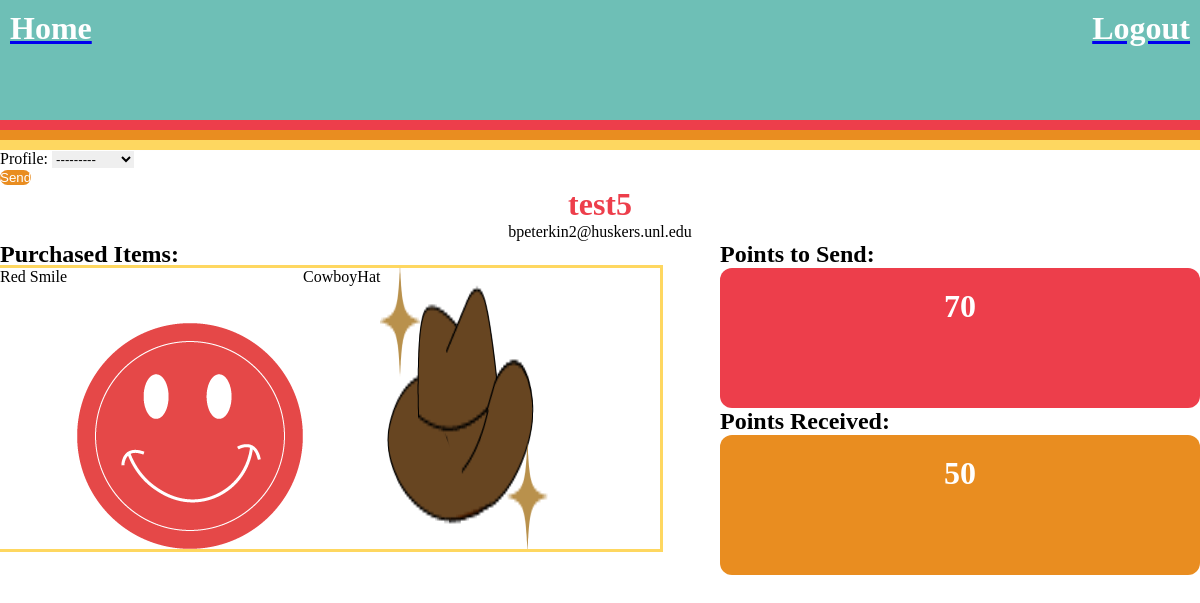
The app's page /profile/ (signed in) with its own data.
### base/models.py (models this page shows, shortened)
class PurchaseItem(models.Model):
    item = models.ForeignKey(StoreItem, on_delete=models.CASCADE, related_name='+')
    user = models.ForeignKey(User, on_delete=models.CASCADE, related_name='+')
    updated = models.DateTimeField(auto_now=True)
    created = models.DateTimeField(auto_now_add=True)
    class Meta:
        ordering = ['-created']
    def __str__(self):
        return str(self.item)

class StoreItem(models.Model):
    name = models.CharField(max_length=50)
    image = models.ImageField()
    updated = models.DateTimeField(auto_now=True)
    created = models.DateTimeField(auto_now_add=True)
    cost = models.IntegerField()
    timesPurchased = models.IntegerField(default=0)
    class Meta:
        ordering = ['-timesPurchased']
    def __str__(self):
        return self.name

class Profile(models.Model):
    profilePic = models.ImageField(null=True, blank=True)
    user = models.OneToOneField(User, null=True, blank=True, on_delete=models.CASCADE)
    email = models.EmailField(null=True, blank=True)
    notificationsOn = models.BooleanField(default=True)
    privacyOn = models.BooleanField(default=False)
    pointsToSend = models.IntegerField(default=100)
    pointsReceived = models.IntegerField(default=0)
    updated = models.DateTimeField(auto_now=True)
    created = models.DateTimeField(auto_now_add=True)
    lastMessageSent = models.DateTimeField(auto_now_add=True)
    class Meta:
        ordering = ['-pointsReceived']
    def __str__(self):
        return str(self.user)

### base/views.py (the view, shortened to what this page needs)
# urls.py: path('profile/', views.profile, name="profile"),
@login_required(login_url='login')
def profile(request):
    form = ProfileForm()
    user = request.user
    inventory = PurchaseItem.objects.filter(user=request.user.id)
    print(str(inventory))
    context = {'user': user,'inventory':inventory,'form':form}
    return render(request, 'base/profile.html', context)

### base/forms.py
class ProfileForm(ModelForm):
    def __init__(self,*args,**kwargs):
        super (ProfileForm,self ).__init__(*args,**kwargs)
        self.fields['profile'].queryset = Profile.objects.filter(privacyOn=False)
    class Meta:
        model = PublicProfile
        fields = ['profile']

### base/templates/base/profile.html (shortened to what this page needs)
{% extends 'main.html' %} {% block content %}
<div>
    <form method="POST" action="">
        {% csrf_token %} {{form.as_p}}
        <input type="submit" value="Send" style="color: white; border-radius: 12px; background-color: #E98D20;" />
    </form>
    <h1 style="text-align:center; color: #ED3E4B; ">{{user.username}}</h1>
    <p style="text-align: center;">{{user.email}}</p>
</div>
<div style="display: flex; flex-direction: columns;">
    <div style="width: 60vw;">
        <h2>Purchased Items:</h2>
        <div class="backpack" style="width: 55vw">
            {% for purchasedItem in inventory %}
            <p style="color:black;">{{purchasedItem.item}}</p>
            {% load static %}
            <img src="{% static purchasedItem.item.image %}" alt="{{item.name}}"> {% endfor %}
        </div>
    </div>
    <div style="width: 40vw;">
        <div style="display: flex; flex-direction: row;">
            <h2>Points to Send:</h2>
        </div>
        <div class="sPoints">
            <div class="item">
                <h1 style="color: white; text-align: center;">{{request.user.profile.pointsToSend}}</h1>
            </div>
        </div>
        <div style="display: flex; flex-direction: row;">
            <h2>Points Received:</h2>
        </div>
        <div class="rPoints">
            <div class="item">
                <h1 style="color: white; text-align: center;">{{request.user.profile.pointsReceived}}</h1>
            </div>
        </div>
    </div>
</div>
{% endblock content %}

### templates/main.html (style rules this page uses)
body { height: 100%; }

### templates/navbar.html (style rules this page uses)
.item { flex-grow: 1; height: 100px; color: white; text-decoration: none; align-items: center; justify-content: space-between; }

### base/templates/base/profile.html (style rules this page uses)
* { margin: 0; padding: 0; border: 0; }
.backpack { display: flex; outline-color: #FED760; outline-style: solid; width: 55vw }
.sPoints { display: flex; background: #ED3E4B; padding: 20px; border-radius: 12px; }
.rPoints { display: flex; background: #E98D20; padding: 20px; border-radius: 12px; }
.item { flex-grow: 1; height: 100px; color: white; }

### records on screen
PurchaseItem: item "Red Smile", item.image (picture)
PurchaseItem: item "CowboyHat", item.image (picture)

### other values on screen
{{ user.username }} "test5"
{{ user.email }} "bpeterkin2@huskers.unl.edu"
{{ request.user.profile.pointsToSend }} "70"
{{ request.user.profile.pointsReceived }} "50"
